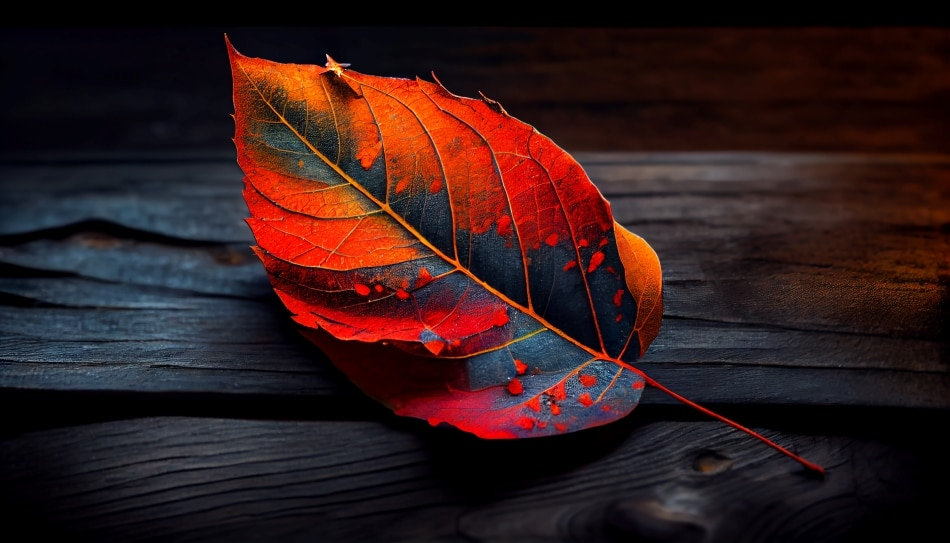
#> input picture Parcial 1/img1.jpg, 950 x 543 px
$ python practica4.py
#> lines starting #> are read from the running program, lines starting #| are printed output that depends on the picture
import cv2

img = cv2.imread('img1.jpg')
#> img is the input picture: shape (543, 950, 3); mean B, G, R 26.9, 26.3, 49.9
print(f"mitad ancho: {img.shape[1]//2}, mitad alto: {img.shape[0]//2}")
#| mitad ancho: 475, mitad alto: 271
partirYP1 = img[0:, 0:475]
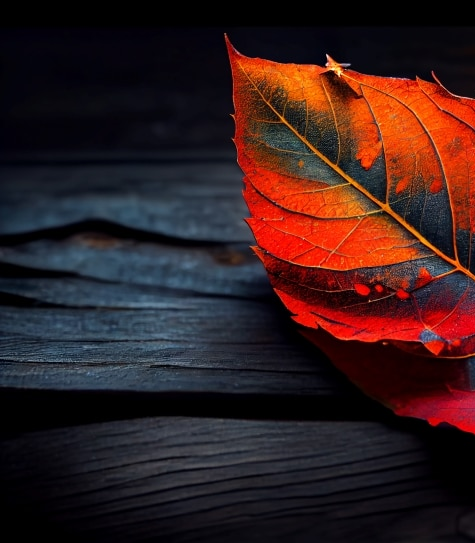
#> partirYP1: shape (543, 475, 3); mean B, G, R 30, 29.6, 53.8
partirYP2 = img[0:, 475:]
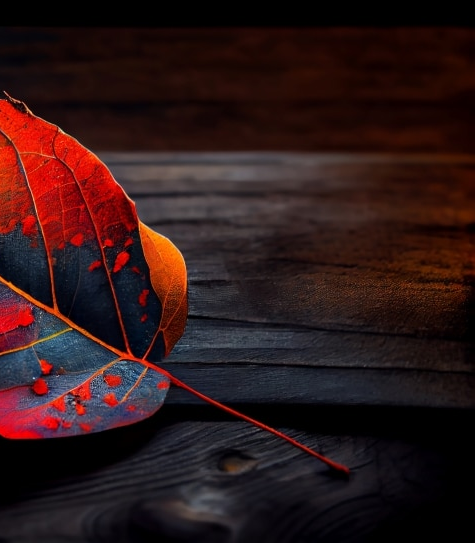
#> partirYP2: shape (543, 475, 3); mean B, G, R 23.8, 23.1, 46
partirXP1 = img[0:271, 0:]
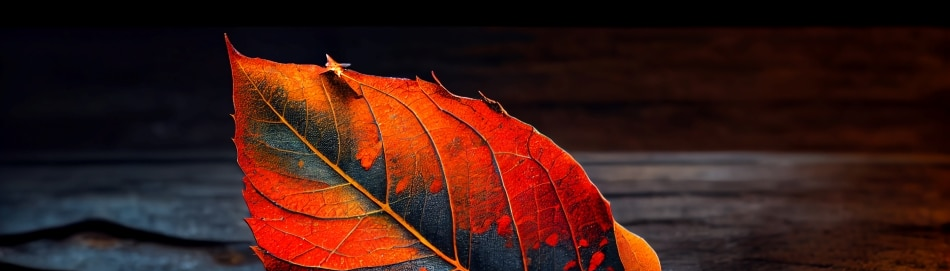
#> partirXP1: shape (271, 950, 3); mean B, G, R 21.4, 26.7, 61.6
partirXP2 = img[271:, 0:]
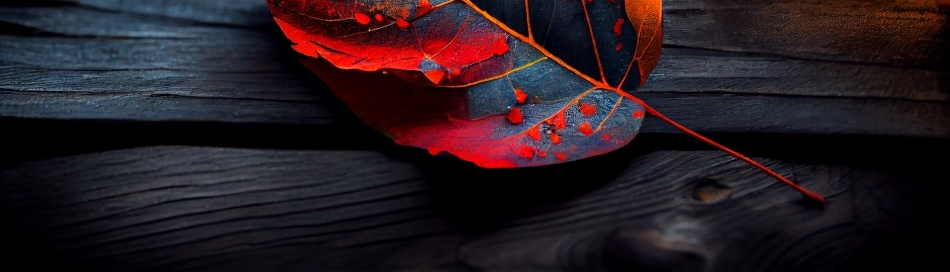
#> partirXP2: shape (272, 950, 3); mean B, G, R 32.3, 25.9, 38.3
cv2.imwrite('parte.jpg', partirYP1)
cv2.imwrite('parte2.jpg', partirYP2)
cv2.imwrite('parteX.jpg', partirXP1)
cv2.imwrite('parteX2.jpg', partirXP2)
img_parteYP1 = cv2.imread('parte.jpg')
img_parteYP2 = cv2.imread("parte2.jpg")
img_parteXP1 = cv2.imread("parteX.jpg")
img_parteXP2 = cv2.imread("parteX2.jpg")

two_img_v = cv2.vconcat([img_parteXP1, img_parteXP2])
two_img_h = cv2.hconcat([img_parteYP2, img_parteYP1])
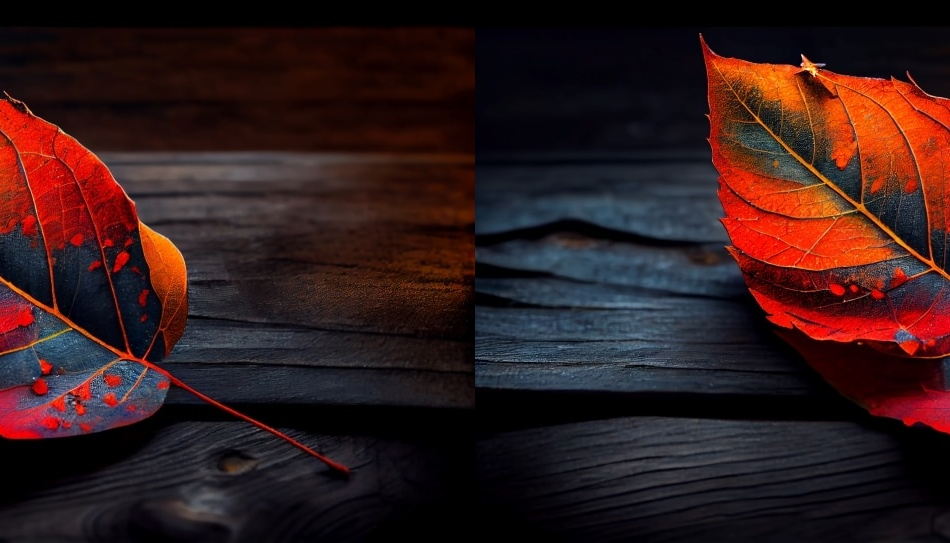
#> two_img_h: shape (543, 950, 3); mean B, G, R 27, 26.4, 49.9


cv2.namedWindow('Imagenes Concatenadas', cv2.WINDOW_NORMAL)
cv2.imshow('Imagenes Concatenadas', two_img_v)
cv2.namedWindow('Imagenes Concatenadas Horizontal', cv2.WINDOW_NORMAL)
cv2.imshow('Imagenes Concatenadas Horizontal', two_img_h)

# [6 lines of commented-out code are left out]

cv2.waitKey(0)
cv2.destroyAllWindows()
